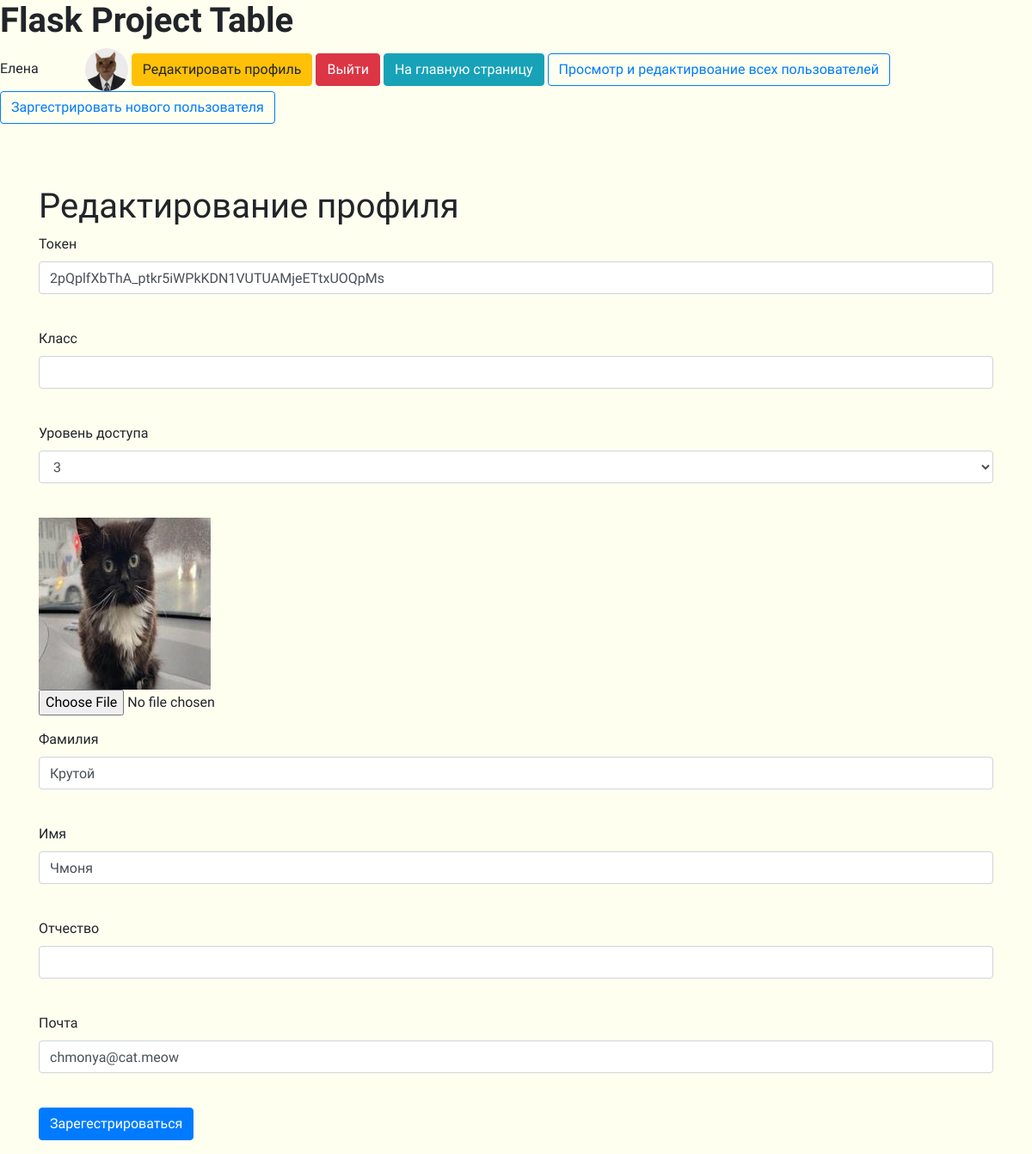
Screenshot of /user_edit/5 (signed in) with the database file from the repository.
### tables this page shows
CREATE TABLE "users"
(
	id INTEGER not null
		primary key,
	name VARCHAR,
	surname VARCHAR,
	patronymic VARCHAR,
	grade VARCHAR,
	email VARCHAR,
	hashed_password VARCHAR,
	modified_date DATETIME,
	access_level INTEGER,
	token VARCHAR
		unique,
	image VARCHAR default 'static/img/default.png'
);

### app.py (the view, shortened to what this page needs)
@app.route('/user_edit/<int:id>', methods=['GET', 'POST'])
@login_required
def user_edit(id):
    form = RegisterForm()
    level = 0
    if request.method == "GET":
        db_sess = db_session.create_session()
        if current_user.id == 1:
            user = db_sess.query(User).filter(User.id == id).first()
            form.access_level.choices = [(3, 3), (2, 2), (1, 1)]
            form.access_level.data = user.access_level
            level = 1 if user.id != 1 else 0
            form.password.validators = []
            form.password_again.validators = []
        else:
            user = db_sess.query(User).filter(User.id == current_user.id).first()
            form.access_level.choices = [user.access_level]
            level = 0
        if user:
            form.name.data = user.name
            form.surname.data = user.surname
            form.patronymic.data = user.patronymic
            form.grade.data = user.grade
            form.email.data = user.email
            form.token.data = user.token
        else:
            abort(404)
        image_path = user.image
    return render_template('register.html', title='Редактирование профиля', form=form,
                           level=level,
                           image_path=image_path)

### forms/register.py
class RegisterForm(FlaskForm):
    token = StringField('Токен', validators=[DataRequired()])
    grade = StringField('Класс')
    access_level = SelectField('Уровень доступа', choices=[(3, 3), (2, 2), (1, 1)])
    surname = StringField('Фамилия')
    name = StringField('Имя')
    patronymic = StringField('Отчество')
    email = EmailField('Почта', validators=[DataRequired()])
    password = PasswordField('Пароль', validators=[DataRequired()])
    password_again = PasswordField('Повторите пароль', validators=[DataRequired()])
    submit = SubmitField('Зарегестрироваться')

### app.py (called while the page is built)
@login_manager.user_loader
def load_user(user_id):
    db_sess = db_session.create_session()
    return db_sess.query(User).get(user_id)

### data/sqlalchemy/db_session.py (called while the page is built)
def create_session() -> Session:
    global __factory
    return __factory()

### templates/register.html (shortened to what this page needs)
{% extends "base.html" %}
{% block content %}
    <h1>{{ title }}</h1>
    <form action="" enctype=multipart/form-data method="post">
        <p>
            {{ form.token.label }}
            {% if level == 1 %}
                <br>{{ form.token(class="form-control", type="token") }}<br>
            {% else %}
                <br>{{ form.token(class="form-control", type="token", readonly="readonly") }}<br>
            {% endif %}
        <p>
            {{ form.grade.label }}
            {% if level == 1 %}
                <br>{{ form.grade(class="form-control", type="grade") }}<br>
            {% else %}
                <br>{{ form.grade(class="form-control", type="grade", readonly="readonly") }}<br>
            {% endif %}
        <p>
            {{ form.access_level.label }}<br>
            {{ form.access_level(class="form-control", type="access_level") }}<br>
        <p>
            <img src="{{ image_path }}" alt="А где">
            <input type=file class="form-control-file"
                   accept="image/png, image/jpg, image/jpeg" name=file value=Upload>
        <p>
            {{ form.surname.label }}<br>
            {{ form.surname(class="form-control", type="surname") }}<br>
        <p>
            {{ form.name.label }}<br>
            {{ form.name(class="form-control", type="name") }}<br>
        <p>
            {{ form.patronymic.label }}<br>
            {{ form.patronymic(class="form-control", type="patronymic") }}<br>
        <p>
            {{ form.email.label }}<br>
            {{ form.email(class="form-control", type="email") }}<br>
        <p>{{ form.submit(type="submit", class="btn btn-primary") }}</p>
    </form>
{% endblock %}

### templates/base.html (shortened to what this page needs)
<!DOCTYPE html>
<html lang="en">
<head>
    <link rel="stylesheet"
          href="https://stackpath.bootstrapcdn.com/bootstrap/4.4.1/css/bootstrap.min.css"
>
    <link rel="stylesheet" type="text/css"
          href="{{ url_for('static', filename='css/style.css') }}"/>
</head>
<body>
<h1 class="textFont SuperBold">Flask Project Table</h1>
<nav>
    {% if current_user.is_authenticated %}
        <div class="textFont">{{ current_user.name }}
            <img class="userImg" style="margin-left: 50px;" src="{{ current_user.image }}"
                 alt="А где" width=50 height=50>
            <a class="btn btn-warning" href="/user_edit/{{ current_user.id }}">Редактировать
                профиль</a>
            <a class="btn btn-danger" href="/logout">Выйти</a>
            <a class="btn btn-info" href="/">На главную страницу
            </a>
            {% if current_user.access_level == 3 %}
                <a class="btn btn-outline-primary" href="/users">Просмотр и редактирвоание всех
                    пользователей
                </a>
                <a class="btn btn-outline-primary" href="/register">Заргестрировать нового
                    пользователя
                </a>
                </div>
            {% endif %}
        <br>
        <br>
        <br>
    {% else %}
        <p>
            <a class="btn btn-success" href="/token">Войти</a>
        </p>
    {% endif %}
</nav>
<main role="main" class="container">
    {% block content %}{% endblock %}
</main>
</body>
</html>

### static/css/style.css (style rules this page uses)
body { background-color: #fffff0; }
.userImg { border-radius: 50%; }
* { font-family: 'Comfortaa', cursive; }
.textFont { font-family: 'Comfortaa', cursive; }
.textFont.SuperBold { font-weight: 900; }
.btn { font-family: 'Comfortaa', cursive; }

### rows the page displays
users: name "Елена"
users: token "2pQplfXbThA_ptkr5iWPkKDN1VUTUAMjeETtxUOQpMs", access_level "3", image (picture), surname "Крутой", name "Чмоня", email "chmonya@cat.meow"

### other values shown
{{ title }} "Редактирование профиля"
